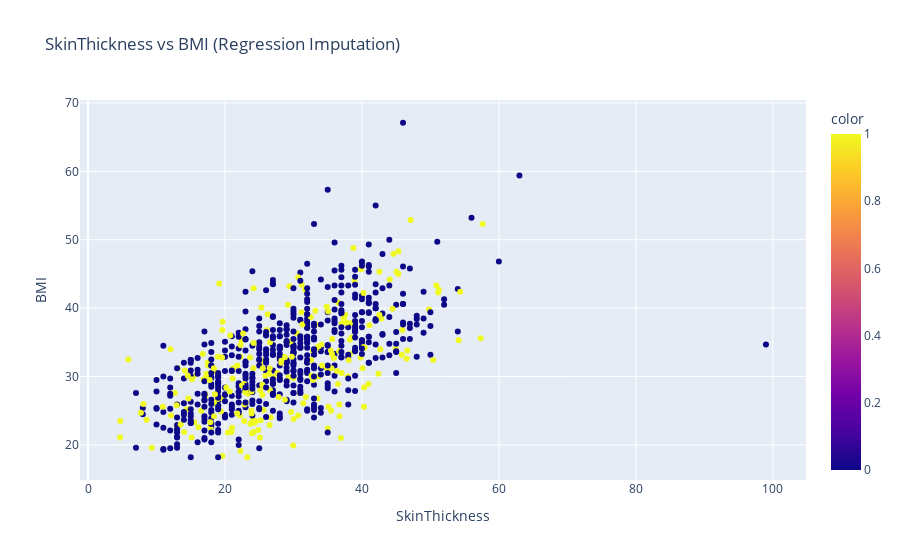

Here is the notebook cell this chart was saved with:
### Markdown cell above
When researching imputation techniques, one common method you'll come across is something known as [**MICE**](https://www.jstatsoft.org/article/view/v045i03) - Multivariate Imputation by Chained Equations. This algorithm performs multiple regressions of a random sample of data, and uses the average of these multiple regressions to impute the missing value. With the sklearn API, the appropiate method to use is the [`IterativeImputer`](https://scikit-learn.org/stable/modules/generated/sklearn.impute.IterativeImputer.html) class, passing `sample_posterior=True` ([source](https://scikit-learn.org/stable/modules/impute.html))

### Code cell
# IterativeImputer is an experimental feature in sklearn, so we need to enable it prior to using it
from sklearn.experimental import enable_iterative_imputer
from sklearn.impute import IterativeImputer

regression_impute = IterativeImputer(sample_posterior=True)
pima_regression_arr = regression_impute.fit_transform(pima_df)
pima_regression_df = pd.DataFrame(data=pima_regression_arr, columns=pima_cols)

fig_br = px.scatter(pima_regression_df, x="SkinThickness", y="BMI", title="SkinThickness vs BMI (Regression Imputation)",
           color=nulls)
fig_br

### Figure 1 — Plotly figure (JSON) as saved in the notebook; plotly's stock layout.template omitted (floating-point values rounded to 4 significant figures; data arrays with more than 128 entries replaced by an {"elided": "..."} marker saying what was removed)
{"data": [{"hovertemplate": "SkinThickness=%{x}<br>BMI=%{y}<br>color=%{marker.color}<extra></extra>", "legendgroup": "", "marker": {"color": {"elided": "752 int values"}, "coloraxis": "coloraxis", "symbol": "circle"}, "mode": "markers", "name": "", "orientation": "v", "showlegend": false, "type": "scatter", "x": {"elided": "752 float values"}, "xaxis": "x", "y": {"elided": "752 float values"}, "yaxis": "y"}], "layout": {"coloraxis": {"colorbar": {"title": {"text": "color"}}, "colorscale": [[0, "#0d0887"], [0.1111, "#46039f"], [0.2222, "#7201a8"], [0.3333, "#9c179e"], [0.4444, "#bd3786"], [0.5556, "#d8576b"], [0.6667, "#ed7953"], [0.7778, "#fb9f3a"], [0.8889, "#fdca26"], [1, "#f0f921"]]}, "legend": {"tracegroupgap": 0}, "title": {"text": "SkinThickness vs BMI (Regression Imputation)"}, "xaxis": {"anchor": "y", "domain": [0, 1], "title": {"text": "SkinThickness"}}, "yaxis": {"anchor": "x", "domain": [0, 1], "title": {"text": "BMI"}}}}
